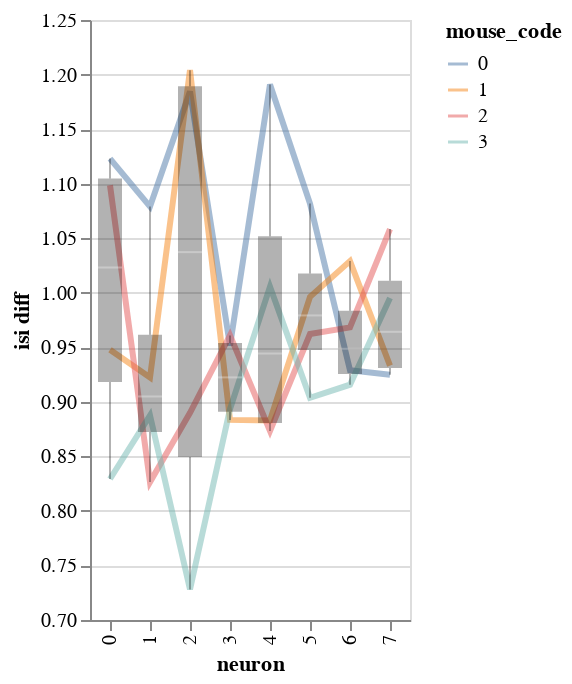

Source (notebook cell):
### Code cell
from bayes_window import visualization,utils
from importlib import reload
reload(visualization)
reload(utils)
y='isi'
df['neuron']=df['neuron'].astype(int)
ddf, dy = utils.make_fold_change(df,
                         y=y,
                         index_cols=('stim', 'mouse_code', 'neuron'),
                         condition_name='stim',
                         do_take_mean=True)

visualization.plot_data(x='neuron',y=dy, color='mouse_code',add_box=True,df=ddf)

### Figure 1 — Vega-Lite specification as saved in the notebook (floating-point values rounded to 4 significant figures)
{"config": {"view": {"continuousWidth": 400, "continuousHeight": 300}}, "layer": [{"mark": {"type": "line", "fill": null, "opacity": 0.5, "size": 3}, "encoding": {"color": {"type": "nominal", "field": "mouse_code"}, "x": {"type": "ordinal", "field": "neuron"}, "y": {"type": "quantitative", "aggregate": "mean", "field": "isi diff", "scale": {"zero": false}}}}, {"mark": {"type": "boxplot", "color": "black", "opacity": 0.3, "size": 12}, "encoding": {"x": {"type": "ordinal", "field": "neuron"}, "y": {"type": "quantitative", "field": "isi diff", "scale": {"zero": false}}}}], "data": {"name": "data-50a4892f2e9843ddd829edb50a67662c"}, "$schema": "https://vega.github.io/schema/vega-lite/v4.8.1.json", "datasets": {"data-50a4892f2e9843ddd829edb50a67662c": [{"mouse_code": 0, "neuron": 0, "i_trial": 1.0, "neuron_code": null, "log_firing_rate": 1.169, "Firing rate": 2.319, "firing_rate": 2.319, "i_spike": 0.8935, "isi diff": 1.123, "log_isi": 0.9557}, {"mouse_code": 0, "neuron": 1, "i_trial": 1.0, "neuron_code": 1.0, "log_firing_rate": 0.952, "Firing rate": 0.7308, "firing_rate": 0.7308, "i_spike": 0.9245, "isi diff": 1.079, "log_isi": 0.9721}, {"mouse_code": 0, "neuron": 2, "i_trial": 1.0, "neuron_code": 1.0, "log_firing_rate": 0.8608, "Firing rate": 0.4935, "firing_rate": 0.4935, "i_spike": 0.8577, "isi diff": 1.184, "log_isi": 0.9453}, {"mouse_code": 0, "neuron": 3, "i_trial": 1.0, "neuron_code": 1.0, "log_firing_rate": 0.98, "Firing rate": 0.9235, "firing_rate": 0.9235, "i_spike": 1.049, "isi diff": 0.9515, "log_isi": 1.016}, {"mouse_code": 0, "neuron": 4, "i_trial": 1.0, "neuron_code": 1.0, "log_firing_rate": 0.975, "Firing rate": 0.8806, "firing_rate": 0.8806, "i_spike": 0.8333, "isi diff": 1.191, "log_isi": 0.9448}, {"mouse_code": 0, "neuron": 5, "i_trial": 1.0, "neuron_code": 1.0, "log_firing_rate": 0.8943, "Firing rate": 0.5265, "firing_rate": 0.5265, "i_spike": 0.9275, "isi diff": 1.082, "log_isi": 0.9773}, {"mouse_code": 0, "neuron": 6, "i_trial": 1.0, "neuron_code": 1.0, "log_firing_rate": 1.01, "Firing rate": 0.7929, "firing_rate": 0.7929, "i_spike": 1.065, "isi diff": 0.9289, "log_isi": 1.022}, {"mouse_code": 0, "neuron": 7, "i_trial": 1.0, "neuron_code": 1.0, "log_firing_rate": 1.039, "Firing rate": 1.211, "firing_rate": 1.211, "i_spike": 1.079, "isi diff": 0.9248, "log_isi": 1.021}, {"mouse_code": 1, "neuron": 0, "i_trial": 1.0, "neuron_code": 1.0, "log_firing_rate": 1.159, "Firing rate": 1.974, "firing_rate": 1.974, "i_spike": 1.11, "isi diff": 0.9478, "log_isi": 1.021}, {"mouse_code": 1, "neuron": 1, "i_trial": 1.0, "neuron_code": 1.0, "log_firing_rate": 1.022, "Firing rate": 1.106, "firing_rate": 1.106, "i_spike": 1.138, "isi diff": 0.9223, "log_isi": 1.034}, {"mouse_code": 1, "neuron": 2, "i_trial": 1.0, "neuron_code": 1.0, "log_firing_rate": 1.122, "Firing rate": 2.278, "firing_rate": 2.278, "i_spike": 0.8659, "isi diff": 1.204, "log_isi": 0.9404}, {"mouse_code": 1, "neuron": 3, "i_trial": 1.0, "neuron_code": 1.0, "log_firing_rate": 1.12, "Firing rate": 5.097, "firing_rate": 5.097, "i_spike": 1.118, "isi diff": 0.8834, "log_isi": 1.041}, {"mouse_code": 1, "neuron": 4, "i_trial": 1.0, "neuron_code": 1.0, "log_firing_rate": 1.134, "Firing rate": 2.046, "firing_rate": 2.046, "i_spike": 1.122, "isi diff": 0.883, "log_isi": 1.037}, {"mouse_code": 1, "neuron": 5, "i_trial": 1.0, "neuron_code": 1.0, "log_firing_rate": 0.8467, "Firing rate": 0.4372, "firing_rate": 0.4372, "i_spike": 0.9929, "isi diff": 0.9962, "log_isi": 0.9993}, {"mouse_code": 1, "neuron": 6, "i_trial": 1.0, "neuron_code": 1.0, "log_firing_rate": 0.9817, "Firing rate": 0.8561, "firing_rate": 0.8561, "i_spike": 0.967, "isi diff": 1.029, "log_isi": 0.992}, {"mouse_code": 1, "neuron": 7, "i_trial": 1.0, "neuron_code": 1.0, "log_firing_rate": 0.977, "Firing rate": 0.8427, "firing_rate": 0.8427, "i_spike": 1.07, "isi diff": 0.9332, "log_isi": 1.02}, {"mouse_code": 2, "neuron": 0, "i_trial": 1.0, "neuron_code": 1.0, "log_firing_rate": 0.8308, "Firing rate": 0.3382, "firing_rate": 0.3382, "i_spike": 0.8872, "isi diff": 1.098, "log_isi": 0.9642}, {"mouse_code": 2, "neuron": 1, "i_trial": 1.0, "neuron_code": 1.0, "log_firing_rate": 1.088, "Firing rate": 1.461, "firing_rate": 1.461, "i_spike": 1.226, "isi diff": 0.8264, "log_isi": 1.07}, {"mouse_code": 2, "neuron": 2, "i_trial": 1.0, "neuron_code": 1.0, "log_firing_rate": 1.079, "Firing rate": 1.679, "firing_rate": 1.679, "i_spike": 1.118, "isi diff": 0.8899, "log_isi": 1.043}, {"mouse_code": 2, "neuron": 3, "i_trial": 1.0, "neuron_code": 1.0, "log_firing_rate": 1.151, "Firing rate": 3.685, "firing_rate": 3.685, "i_spike": 1.034, "isi diff": 0.9609, "log_isi": 1.014}, {"mouse_code": 2, "neuron": 4, "i_trial": 1.0, "neuron_code": 1.0, "log_firing_rate": 1.088, "Firing rate": 1.941, "firing_rate": 1.941, "i_spike": 1.149, "isi diff": 0.8733, "log_isi": 1.043}, {"mouse_code": 2, "neuron": 5, "i_trial": 1.0, "neuron_code": 1.0, "log_firing_rate": 0.854, "Firing rate": 0.2537, "firing_rate": 0.2537, "i_spike": 1.041, "isi diff": 0.9622, "log_isi": 1.011}, {"mouse_code": 2, "neuron": 6, "i_trial": 1.0, "neuron_code": 1.0, "log_firing_rate": 0.9206, "Firing rate": 0.6435, "firing_rate": 0.6435, "i_spike": 1.022, "isi diff": 0.9682, "log_isi": 1.009}, {"mouse_code": 2, "neuron": 7, "i_trial": 1.0, "neuron_code": 1.0, "log_firing_rate": 0.9917, "Firing rate": 0.8816, "firing_rate": 0.8816, "i_spike": 0.9447, "isi diff": 1.058, "log_isi": 0.9851}, {"mouse_code": 3, "neuron": 0, "i_trial": 1.0, "neuron_code": 1.0, "log_firing_rate": 1.222, "Firing rate": 2.484, "firing_rate": 2.484, "i_spike": 1.146, "isi diff": 0.8292, "log_isi": 1.068}, {"mouse_code": 3, "neuron": 1, "i_trial": 1.0, "neuron_code": 1.0, "log_firing_rate": 1.027, "Firing rate": 1.383, "firing_rate": 1.383, "i_spike": 1.122, "isi diff": 0.8875, "log_isi": 1.044}, {"mouse_code": 3, "neuron": 2, "i_trial": 1.0, "neuron_code": 1.0, "log_firing_rate": 1.017, "Firing rate": 1.06, "firing_rate": 1.06, "i_spike": 1.352, "isi diff": 0.728, "log_isi": 1.112}, {"mouse_code": 3, "neuron": 3, "i_trial": 1.0, "neuron_code": 1.0, "log_firing_rate": 0.9964, "Firing rate": 0.9327, "firing_rate": 0.9327, "i_spike": 1.134, "isi diff": 0.8933, "log_isi": 1.041}, {"mouse_code": 3, "neuron": 4, "i_trial": 1.0, "neuron_code": 1.0, "log_firing_rate": 1.079, "Firing rate": 1.344, "firing_rate": 1.344, "i_spike": 0.9944, "isi diff": 1.006, "log_isi": 0.9981}, {"mouse_code": 3, "neuron": 5, "i_trial": 1.0, "neuron_code": 1.0, "log_firing_rate": 0.9476, "Firing rate": 0.6853, "firing_rate": 0.6853, "i_spike": 1.107, "isi diff": 0.9037, "log_isi": 1.03}, {"mouse_code": 3, "neuron": 6, "i_trial": 1.0, "neuron_code": 1.0, "log_firing_rate": 0.9113, "Firing rate": 0.575, "firing_rate": 0.575, "i_spike": 1.092, "isi diff": 0.9157, "log_isi": 1.025}, {"mouse_code": 3, "neuron": 7, "i_trial": 1.0, "neuron_code": 1.0, "log_firing_rate": 0.9735, "Firing rate": 0.8445, "firing_rate": 0.8445, "i_spike": 1.0, "isi diff": 0.9952, "log_isi": 1.001}]}}
